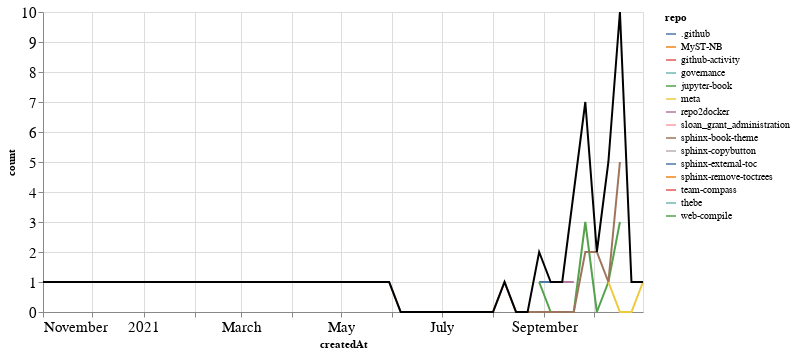

The notebook cell this image was saved under:
### Markdown cell above
### PRs

### Code cell
prs_time = prs.groupby('repo').resample('W', on='createdAt').count()['author'].reset_index()
prs_time = prs_time.rename(columns={'author': 'count'})
prs_time_total = prs_time.groupby('createdAt').agg({"count": "sum"}).reset_index()

ch1 = alt.Chart(prs_time, width=600).mark_line().encode(
    x='createdAt',
    y='count',
    color='repo',
    tooltip="repo"
)

ch2 = alt.Chart(prs_time_total, width=600).mark_line(color="black").encode(
    x='createdAt',
    y='count',
)

ch1 + ch2

### Figure 1 — Vega-Lite specification as saved in the notebook (floating-point values rounded to 4 significant figures)
{"config": {"axisLeft": {"labelFontSize": 15}, "axisBottom": {"labelFontSize": 15}}, "layer": [{"data": {"name": "data-4540fb46cf8c20706b4365d7a45aba21"}, "mark": "line", "encoding": {"color": {"type": "nominal", "field": "repo"}, "tooltip": {"type": "nominal", "field": "repo"}, "x": {"type": "temporal", "field": "createdAt"}, "y": {"type": "quantitative", "field": "count"}}, "width": 600}, {"data": {"name": "data-b5e08289b3d8bd8c104b95056740fa8d"}, "mark": {"type": "line", "color": "black"}, "encoding": {"x": {"type": "temporal", "field": "createdAt"}, "y": {"type": "quantitative", "field": "count"}}, "width": 600}], "$schema": "https://vega.github.io/schema/vega-lite/v4.8.1.json", "datasets": {"data-4540fb46cf8c20706b4365d7a45aba21": [{"repo": ".github", "createdAt": "2021-08-29T00:00:00", "count": 1}, {"repo": ".github", "createdAt": "2021-09-05T00:00:00", "count": 1}, {"repo": "MyST-NB", "createdAt": "2021-10-10T00:00:00", "count": 1}, {"repo": "github-activity", "createdAt": "2021-04-04T00:00:00", "count": 1}, {"repo": "governance", "createdAt": "2021-09-19T00:00:00", "count": 2}, {"repo": "jupyter-book", "createdAt": "2021-08-29T00:00:00", "count": 1}, {"repo": "jupyter-book", "createdAt": "2021-09-05T00:00:00", "count": 0}, {"repo": "jupyter-book", "createdAt": "2021-09-12T00:00:00", "count": 0}, {"repo": "jupyter-book", "createdAt": "2021-09-19T00:00:00", "count": 0}, {"repo": "jupyter-book", "createdAt": "2021-09-26T00:00:00", "count": 3}, {"repo": "jupyter-book", "createdAt": "2021-10-03T00:00:00", "count": 0}, {"repo": "jupyter-book", "createdAt": "2021-10-10T00:00:00", "count": 1}, {"repo": "jupyter-book", "createdAt": "2021-10-17T00:00:00", "count": 3}, {"repo": "meta", "createdAt": "2021-10-10T00:00:00", "count": 1}, {"repo": "meta", "createdAt": "2021-10-17T00:00:00", "count": 0}, {"repo": "meta", "createdAt": "2021-10-24T00:00:00", "count": 0}, {"repo": "meta", "createdAt": "2021-10-31T00:00:00", "count": 1}, {"repo": "repo2docker", "createdAt": "2021-09-12T00:00:00", "count": 1}, {"repo": "repo2docker", "createdAt": "2021-09-19T00:00:00", "count": 1}, {"repo": "sloan_grant_administration", "createdAt": "2021-10-10T00:00:00", "count": 1}, {"repo": "sphinx-book-theme", "createdAt": "2021-05-30T00:00:00", "count": 1}, {"repo": "sphinx-book-theme", "createdAt": "2021-06-06T00:00:00", "count": 0}, {"repo": "sphinx-book-theme", "createdAt": "2021-06-13T00:00:00", "count": 0}, {"repo": "sphinx-book-theme", "createdAt": "2021-06-20T00:00:00", "count": 0}, {"repo": "sphinx-book-theme", "createdAt": "2021-06-27T00:00:00", "count": 0}, {"repo": "sphinx-book-theme", "createdAt": "2021-07-04T00:00:00", "count": 0}, {"repo": "sphinx-book-theme", "createdAt": "2021-07-11T00:00:00", "count": 0}, {"repo": "sphinx-book-theme", "createdAt": "2021-07-18T00:00:00", "count": 0}, {"repo": "sphinx-book-theme", "createdAt": "2021-07-25T00:00:00", "count": 0}, {"repo": "sphinx-book-theme", "createdAt": "2021-08-01T00:00:00", "count": 0}, {"repo": "sphinx-book-theme", "createdAt": "2021-08-08T00:00:00", "count": 1}, {"repo": "sphinx-book-theme", "createdAt": "2021-08-15T00:00:00", "count": 0}, {"repo": "sphinx-book-theme", "createdAt": "2021-08-22T00:00:00", "count": 0}, {"repo": "sphinx-book-theme", "createdAt": "2021-08-29T00:00:00", "count": 0}, {"repo": "sphinx-book-theme", "createdAt": "2021-09-05T00:00:00", "count": 0}, {"repo": "sphinx-book-theme", "createdAt": "2021-09-12T00:00:00", "count": 0}, {"repo": "sphinx-book-theme", "createdAt": "2021-09-19T00:00:00", "count": 0}, {"repo": "sphinx-book-theme", "createdAt": "2021-09-26T00:00:00", "count": 2}, {"repo": "sphinx-book-theme", "createdAt": "2021-10-03T00:00:00", "count": 2}, {"repo": "sphinx-book-theme", "createdAt": "2021-10-10T00:00:00", "count": 1}, {"repo": "sphinx-book-theme", "createdAt": "2021-10-17T00:00:00", "count": 5}, {"repo": "sphinx-copybutton", "createdAt": "2021-10-17T00:00:00", "count": 2}, {"repo": "sphinx-external-toc", "createdAt": "2021-09-19T00:00:00", "count": 1}, {"repo": "sphinx-remove-toctrees", "createdAt": "2021-10-24T00:00:00", "count": 1}, {"repo": "team-compass", "createdAt": "2021-09-26T00:00:00", "count": 1}, {"repo": "thebe", "createdAt": "2020-11-01T00:00:00", "count": 1}, {"repo": "web-compile", "createdAt": "2021-09-26T00:00:00", "count": 1}], "data-b5e08289b3d8bd8c104b95056740fa8d": [{"createdAt": "2020-11-01T00:00:00", "count": 1}, {"createdAt": "2021-04-04T00:00:00", "count": 1}, {"createdAt": "2021-05-30T00:00:00", "count": 1}, {"createdAt": "2021-06-06T00:00:00", "count": 0}, {"createdAt": "2021-06-13T00:00:00", "count": 0}, {"createdAt": "2021-06-20T00:00:00", "count": 0}, {"createdAt": "2021-06-27T00:00:00", "count": 0}, {"createdAt": "2021-07-04T00:00:00", "count": 0}, {"createdAt": "2021-07-11T00:00:00", "count": 0}, {"createdAt": "2021-07-18T00:00:00", "count": 0}, {"createdAt": "2021-07-25T00:00:00", "count": 0}, {"createdAt": "2021-08-01T00:00:00", "count": 0}, {"createdAt": "2021-08-08T00:00:00", "count": 1}, {"createdAt": "2021-08-15T00:00:00", "count": 0}, {"createdAt": "2021-08-22T00:00:00", "count": 0}, {"createdAt": "2021-08-29T00:00:00", "count": 2}, {"createdAt": "2021-09-05T00:00:00", "count": 1}, {"createdAt": "2021-09-12T00:00:00", "count": 1}, {"createdAt": "2021-09-19T00:00:00", "count": 4}, {"createdAt": "2021-09-26T00:00:00", "count": 7}, {"createdAt": "2021-10-03T00:00:00", "count": 2}, {"createdAt": "2021-10-10T00:00:00", "count": 5}, {"createdAt": "2021-10-17T00:00:00", "count": 10}, {"createdAt": "2021-10-24T00:00:00", "count": 1}, {"createdAt": "2021-10-31T00:00:00", "count": 1}]}}
